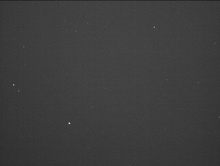
%> input picture images/bmp_4.bmp, 220 x 166 px, shrunk from 646 x 486 before the run
$ octave main.m   (GNU Octave 9; MATLAB toolbox functions it lacks are replaced by stand-ins)
%> lines starting %> are read from the running program, lines starting %| are printed output that depends on the picture; in (x1, y1, x2, y2) boxes, pixels count from 0 and x2, y2 are one past the last pixel; in counts of white or black regions, pixels touching at a corner belong together; the program's own positions count from 1
### region_growing.m
function [star_region, img] = region_growing(img, seed_r, seed_c, threshold, min_pixels, max_pixels, show_flag)
% REGION_GROWING  Iterative region growing for star detection + optional visualization
%
%   [star_region, img] = region_growing(img, seed_r, seed_c, threshold, min_pixels, max_pixels, show_flag)
%
%   Inputs:
%       img        - 2D image matrix (double or uint16 etc.)
%       seed_r     - seed row index
%       seed_c     - seed column index
%       threshold  - pixel intensity threshold
%       min_pixels - minimum allowed pixels in a star
%       max_pixels - maximum allowed pixels in a star
%       show_flag  - set to true (1) to display region overlay
%
%   Output:
%       star_region - Nx2 matrix of [row, col] pixel indices belonging to the star
%       img         - modified image with detected star pixels zeroed

[rows, cols] = size(img);
stack = [seed_r, seed_c];
region_pixels = [];

while ~isempty(stack)
    pixel = stack(end, :);
    stack(end, :) = [];
    r = pixel(1); c = pixel(2);
    if r < 1 || r > rows || c < 1 || c > cols
        continue;
    end
    if img(r, c) > threshold
        region_pixels(end+1, :) = [r, c]; %#ok<AGROW>
        img(r, c) = 0;
        stack(end+1, :) = [r-1, c]; %#ok<AGROW>
        stack(end+1, :) = [r+1, c]; %#ok<AGROW>
        stack(end+1, :) = [r, c-1]; %#ok<AGROW>
        stack(end+1, :) = [r, c+1]; %#ok<AGROW>
    end
end

n_pixels = size(region_pixels, 1);
if n_pixels < min_pixels || n_pixels > max_pixels
    star_region = [];
else
    star_region = region_pixels;
end

end

### centroiding.m
function [cx_u, cy_u] = centroiding(img, star_region, window_size)
% CENTROIDING  Compute sub-pixel centroid of a detected star and correct for distortion
%
%   [cx_u, cy_u] = centroiding(img, star_region, window_size)
%
%   Inputs:
%       img         - 2D image matrix
%       star_region - Nx2 list of [row, col] pixels belonging to the star
%       window_size - size of square window around brightest pixel (default = 5)
%
%   Outputs:
%       cx_u - undistorted centroid row-position (vertical, sub-pixel)
%       cy_u - undistorted centroid column-position (horizontal, sub-pixel)

if nargin < 3
    window_size = 5; % default 5x5 window
end
half_win = floor(window_size / 2);

[rows, cols] = size(img);

% Find brightest pixel in region
intensities = zeros(size(star_region,1),1);
for k = 1:size(star_region,1)
    intensities(k) = img(star_region(k,1), star_region(k,2));
end
[~, idx_max] = max(intensities);
brightest_r = star_region(idx_max,1);
brightest_c = star_region(idx_max,2);

% Define window around brightest pixel
r_min = max(1, brightest_r - half_win);
r_max = min(rows, brightest_r + half_win);
c_min = max(1, brightest_c - half_win);
c_max = min(cols, brightest_c + half_win);

[win_cols, win_rows] = meshgrid(c_min:c_max, r_min:r_max);
win_rows = win_rows(:);
win_cols = win_cols(:);

% Grab intensities from the window
win_intensities = zeros(length(win_rows),1);
for k = 1:length(win_rows)
    win_intensities(k) = img(win_rows(k), win_cols(k));
end

% Weighted centroid (center of gravity)
total_intensity = sum(win_intensities);
if total_intensity == 0
    cx_d = NaN;
    cy_d = NaN;
else
    cy_d = sum(win_cols .* win_intensities) / total_intensity; % distorted col
    cx_d = sum(win_rows .* win_intensities) / total_intensity; % distorted row
end

% ---- Apply distortion correction ----
if ~isnan(cx_d) && ~isnan(cy_d)

    % cx_d = row (y), cy_d = col (x)
    x_d = cy_d;   % column
    y_d = cx_d;   % row

    % distortion_correction expects (x, y)
    [x_u, y_u] = distortion_correction(x_d, y_d);

    % return in SAME format as before (row, col)
    cx_u = y_u;   % row
    cy_u = x_u;   % col

    fprintf('Centroid (distorted):   row = %.3f, col = %.3f\n', cx_d, cy_d);
    fprintf('Centroid (undistorted): row = %.3f, col = %.3f\n', cx_u, cy_u);

else
    cx_u = NaN;
    cy_u = NaN;
    fprintf('Centroid not found (zero intensity).\n');
end
end

### distortion_correction.m
function [xu_pix, yu_pix] = distortion_correction(xd_pix, yd_pix)
% distortion_correction - Corrects lens distortion using Brown's model
%
%   Inputs:
%       xd_pix, yd_pix - distorted pixel coordinates (can be scalars or vectors)
%
%   Outputs:
%       xu_pix, yu_pix - undistorted pixel coordinates
%
%   Based on fitted coefficients:
%       K1 = 1.1999879539599927e-07
%       K2 = -2.5811362783036343e-13
%       P1 = 6.604606889315861e-06
%       P2 = 1.5756800510123402e-05
%
%   Camera geometry:
%       f = 25 mm
%       sensor = 5.70 mm x 4.28 mm
%       image = 646 x 486 pixels
%

% coefficients
K1 = 1.1999879539599927e-07;
K2 = -2.5811362783036343e-13;
P1 = 6.604606889315861e-06;
P2 = 1.5756800510123402e-05;

% camera parameters
f = 25;                     % focal length [mm]
sensor_w = 5.70;            % sensor width [mm]
sensor_h = 4.28;            % sensor height [mm]
img_w = 646;                % image width [px]
img_h = 486;                % image height [px]

% focal length in pixels
fx = f * (img_w / sensor_w);
fy = f * (img_h / sensor_h);
fpix = mean([fx, fy]);      % assume square pixels

% principal point (center of image)
xc = img_w / 2;
yc = img_h / 2;

% --- normalize distorted coordinates ---
x = (xd_pix - xc) / fpix;
y = (yd_pix - yc) / fpix;

% radius squared
r2 = x.^2 + y.^2;

% --- Brown distortion model ---
xu = x .* (1 + K1*r2 + K2*r2.^2) + P2*(r2 + 2*x.^2) + 2*P1.*x.*y;
yu = y .* (1 + K1*r2 + K2*r2.^2) + P1*(r2 + 2*y.^2) + 2*P2.*x.*y;

% --- back to pixel coordinates ---
xu_pix = fpix * xu + xc;
yu_pix = fpix * yu + yc;

end

### pixels_to_unit_vector.m
function [ux, uy, uz] = pixels_to_unit_vector(x_pix, y_pix)
% pixels_to_unit_vector - Convert undistorted pixel coordinates to unit vectors
%
%   Inputs:
%       xu_pix, yu_pix - undistorted pixel coordinates (scalars or vectors)
%
%   Outputs:
%       ux, uy, uz - components of the corresponding unit vector(s)
%
%   Uses Equation 4.1.6 (inverse pinhole model)

% --- camera parameters (same as distortion_correction.m) ---
f_mm = 25;                  % focal length [mm]
sensor_w = 5.70;            % sensor width [mm]
sensor_h = 4.28;            % sensor height [mm]
img_w = 646;                % image width [px]
img_h = 486;                % image height [px]

% pixel pitch (mm/px)
ppx = sensor_w / img_w;
ppy = sensor_h / img_h;

% principal point (assume at center)
xc = img_w / 2;
yc = img_h / 2;

% --- normalized coordinates (dimensionless) ---
alpha = (x_pix - xc) * ppx / f_mm; % x = column
beta  = (y_pix - yc) * ppy / f_mm; % y = row

% --- normalization factor ---
denom = sqrt(1 + alpha.^2 + beta.^2);

% --- unit vector components ---
ux = alpha ./ denom;
uy = beta  ./ denom;
uz = 1     ./ denom;
end

### catalog_matching.m
function [v_catalog, star_names, ra_deg, dec_deg, mag_catalog] = catalog_matching(filename)

catalog = readtable(filename, 'VariableNamingRule', 'preserve');

% --- RA/Dec conversion ---
ra_deg = raStrToDeg(catalog.RightAscension);
dec_deg = decStrToDeg(catalog.Declination);

ra = deg2rad(ra_deg);
dec = deg2rad(dec_deg);

x = cos(dec).*cos(ra);
y = cos(dec).*sin(ra);
z = sin(dec);

v_catalog = [x y z];

% --- names ---
star_names = catalog.Name;

% --- magnitude (NEW) ---
if ismember('Apparent Magnitude', catalog.Properties.VariableNames)
    mag_catalog = catalog.("Apparent Magnitude");
else
    error('Magnitude column not found in catalog');
end

end


% [52 lines left out: functions raStrToDeg, decStrToDeg, not called in this run]

### main.m
clear; clc; close all;

%% --- Step 1: Load Image + inject debris and noise ---
orig = im2double(imread('images/bmp_4.bmp'));
%> orig: size 166x220 double; min 0.141, max 0.871, mean 0.241
if size(orig,3)==3, orig = rgb2gray(orig); end
[H,W] = size(orig);
%> H = 166; W = 220
[X,Y] = meshgrid(1:W, 1:H);

% adaptive star mask (stars are restored untouched at the end)
bg    = median(orig(:));
%> bg = 0.243
sigma = 1.4826*median(abs(orig(:)-bg));
%> sigma = 0.0174
thr   = max(bg + 8*max(sigma,0.005), 0.15);
%> thr = 0.383
raw   = bwareaopen(orig > thr, 4);
%> raw: size 166x220 logical; every value is 0
starMask = imdilate(raw, strel('disk',1));
fprintf('bg=%.3f thr=%.3f star mask covers %.2f%% of pixels\n', bg, thr, 100*mean(starMask(:)));
%| bg=0.243 thr=0.383 star mask covers 0.00% of pixels

% debris streaks (own layer)
debris = zeros(H,W);
nStreaks = 6;
truth = zeros(nStreaks,5);                             % x0 y0 x1 y1 amp
baseAng = 2*pi*rand;                                   % shared direction
for k = 1:nStreaks
    L   = round(W*(0.10 + 0.15*rand));
    ang = baseAng + 0.25*randn;                        % similar directions
    x0  = W*(0.1+0.8*rand);  y0 = H*(0.1+0.8*rand);
    x1  = x0 + L*cos(ang);   y1 = y0 + L*sin(ang);
    amp = 0.06 + 0.14*rand;                            % faint
    sig = 1.0 + 0.8*rand;
    dx = x1-x0;  dy = y1-y0;
    t  = ((X-x0)*dx + (Y-y0)*dy)/(dx^2+dy^2);
    tc = min(max(t,0),1);
    d2 = (X-(x0+tc*dx)).^2 + (Y-(y0+tc*dy)).^2;
    taper = min(1, 6*min(tc,1-tc)) .* (t>=-0.02 & t<=1.02);   % soft ends
    flash = 1 + 0.3*sin(2*pi*(3*tc + rand));                  % tumble
    debris = debris + amp*flash.*taper.*exp(-d2/(2*sig^2));
    truth(k,:) = [x0 y0 x1 y1 amp];
end
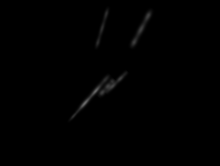
%> debris: size 166x220 double; min 0, max 0.414, mean 0.00361

% build on the ORIGINAL image: debris + sky + noise
layer = orig + debris + 0.03 + 0.03*(X/W);
layer = layer + sqrt(max(layer,0)/1000).*randn(H,W);   % shot noise
layer = layer + 0.01*randn(H,W);                       % read noise

s = rng; rng(1);                                       % fixed hot/dead pixels
layer(randperm(H*W, round(0.0005*H*W))) = 1;
%> layer: size 166x220 double; min 0.16, max 1, mean 0.29
layer(randperm(H*W, round(0.0003*H*W))) = 0;
%> layer: size 166x220 double; min 0, max 1, mean 0.29
rng(s);

for k = 1:15                                           % cosmic rays
    cx = randi(W); cy = randi(H);
    for j = 0:randi(3)-1
        layer(cy, min(cx+j,W)) = 0.6 + 0.4*rand;
    end
end
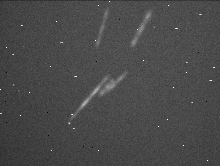
%> layer: size 166x220 double; min 0, max 1, mean 0.29; mean of the top-left, top-right, bottom-left and bottom-right quarters 0.289, 0.31, 0.273, 0.289
layer = imnoise(min(max(layer,0),1), 'salt & pepper', 0.002);

img = layer;
img(starMask) = orig(starMask);                        % stars untouched
imwrite(img, 'images/bmp_4_noisy.png');

figure; imshow(img); title('Step 1: Raw Input Image');

%% --- Step 2: Detection (stars vs debris) ---
threshold = 0.4; min_pixels = 4; max_pixels = 50; window_size = 5;
img_double = im2double(img);

bw = bwareaopen(img_double > threshold, min_pixels);
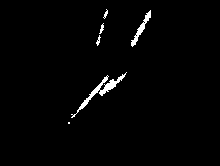
%> bw: size 166x220 logical; 1.6% white; 6 white regions (1 under 20 px), largest, box (x1, y1, x2, y2) and area: (71, 72, 127, 118) 341, (131, 10, 151, 47) 168, (99, 23, 104, 34) 26, (96, 35, 101, 46) 24, (103, 9, 108, 19) 21
cc = bwconncomp(bw);
%> cc = 6 connected components
stats = regionprops(cc, 'Area','MajorAxisLength','MinorAxisLength');
%> stats = 6 regions; Area, MajorAxisLength and MinorAxisLength: 341 64.43 12.73, 168 44.79 5.51, 26 11.52 3.31, 24 11.28 3.33, 21 10.1 3.18, 4 2.31 2.31
elong  = [stats.MajorAxisLength] ./ max([stats.MinorAxisLength], 1);
%> elong = [1 5.06 3.39 3.48 3.18 8.13]
isStar = ([stats.Area] <= max_pixels) & (elong < 3);
%> isStar = [true false false false false false]

lbl    = labelmatrix(cc);
%> lbl: size 166x220 uint8; 7 distinct labels, from 0 to 6
starBW = ismember(lbl, find(isStar));
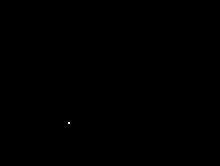
%> starBW: size 166x220 logical; 0.01% white in thin lines or dots, all inside (x1, y1, x2, y2) = (68, 122, 70, 124)
fprintf('Star components: %d | Large/elongated components: %d (injected streaks: %d)\n', ...
        sum(isStar), sum(~isStar), nStreaks);
%| Star components: 1 | Large/elongated components: 5 (injected streaks: 6)

img_det  = img_double .* starBW;     % only star-like objects survive
img_copy = img_det;

subset = img_copy(4:4:end, 2:2:end);
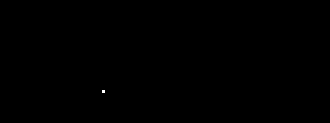
%> subset: size 41x110 double (shown 3 times larger); values 0 (black) and 0.897 (white), 0.02% white in thin lines or dots, all inside (x1, y1, x2, y2) = (34, 30, 35, 31)
logical_subset = subset > threshold;

v_detected = [];
pixels = [];

if any(logical_subset(:))
    [rows, cols] = find(logical_subset);
%> rows = 31; cols = 35
    figure; imshow(img_double, []); hold on;

    for k = 1:length(rows)
        r = rows(k); c = cols(k);
        full_r = r*4; full_c = c*2;

        [star_region, img_copy] = region_growing(img_copy, full_r, full_c, threshold, min_pixels, max_pixels, 0);

        if ~isempty(star_region)
            [cx_u, cy_u] = centroiding(img_det, star_region, window_size);

            x = cy_u; y = cx_u;
            [ux, uy, uz] = pixels_to_unit_vector(x, y);

            v_detected = [v_detected; ux, uy, uz];
            pixels = [pixels; cy_u, cx_u];

            plot(star_region(:,2), star_region(:,1), 'g.');
            plot(cy_u, cx_u, 'rx');
        end
    end
%> this loop made 1 pass
%> (r, c, full_r, full_c, n_pixels in region_growing, star_region) on pass 1: (31, 35, 124, 70, 4, [124 70; 124 69; 123 69; 123 70])
%| Centroid (distorted):   row = 123.606, col = 69.592
%| Centroid (undistorted): row = 123.607, col = 69.593
else
    error('No stars detected.');
end

title('Step 2: Detected Stars');
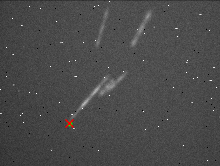
%> figure redrawn from the program's plot data; its title reads 'Step 2: Detected Stars'
hold off;

%% --- Step A: Detected vectors ---
figure;
[X,Y,Z] = sphere(50);
surf(X,Y,Z,'FaceAlpha',0.05,'EdgeColor','none'); hold on;
axis equal; grid on;

for i = 1:size(v_detected,1)
    quiver3(0,0,0, v_detected(i,1), v_detected(i,2), v_detected(i,3),'r','LineWidth',2);
end
%> this loop made 1 pass

title('Step A: Detected Vectors (Camera Frame)');
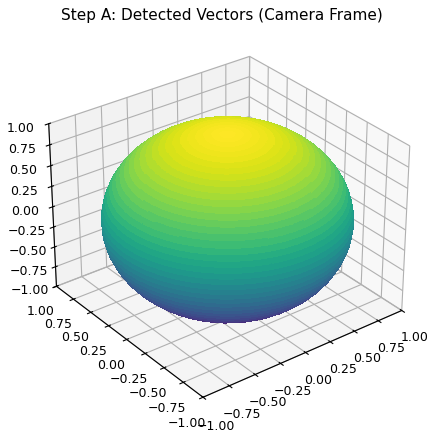
%> figure redrawn from the program's plot data

%% --- Step 3: Catalog ---
[v_catalog, star_names, ra_deg, dec_deg, mag_catalog] = ...
    catalog_matching('catalogues/gemini.csv');
%> the run ends on the next line
